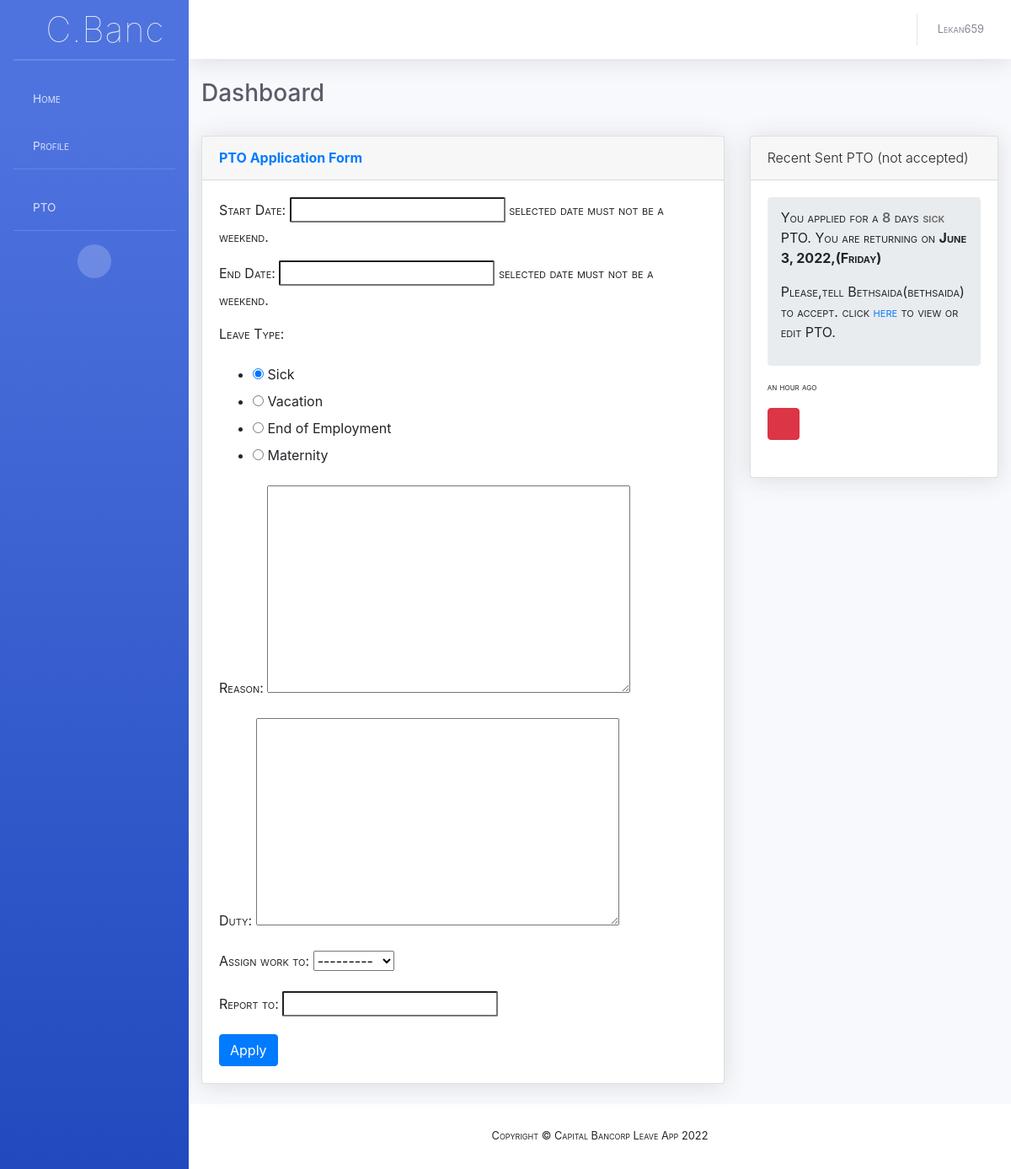
The app's page /dashboard/leave/apply/ (signed in) with its own data.
### leave/models.py (models this page shows, shortened)
class Leave(TimeStamp):
	id 					= models.UUIDField(primary_key=True, default=token, editable=False,unique=True)
	owner				= models.ForeignKey(Profile,on_delete=models.CASCADE,related_name='leaves')
	start_date 			= models.DateField(null=False,blank=False)
	end_date			= models.DateField(null=False,blank=False)
	leave_type  		= models.CharField(choices=LEAVE_TYPE,max_length=30,default=SICK,null=True,blank=False)
	reason 				= models.TextField(max_length=250,null=False,blank=False)
	duty				= models.TextField(max_length=600,null=False,blank=False)
	status				= models.CharField(max_length=15,default=PENDING)
	is_approved 		= models.BooleanField(default=False)
	approved_by 		= models.ForeignKey(User,on_delete=models.PROTECT,related_name='to_approve_leaves',null=True,blank=True)
	approved_on 		= models.DateTimeField(null=True,blank=True)
	approved_dept_head 	= models.BooleanField(default=False)
	dept_head 			= models.ForeignKey(User,on_delete=models.SET_NULL,null=True,blank=True)
	head_declined       = models.BooleanField(default=False)
	is_declined			= models.BooleanField(default=False)
	is_accepted 		= models.BooleanField(default=False)
	accepted_by 		= models.ForeignKey(User,on_delete=models.SET_NULL,null=True,blank=False,related_name='leaves_to')
	report_to			= models.CharField(max_length=250,blank=True,null=True)
	objects = LeaveManager()
	class Meta:
		verbose_name  		= 'Leave'
		verbose_name_plural = 'Leaves'
		ordering			= ['-created',]
	def leave_days_count(self):
		return int(len(calculate_leave_duration_from_dates(self.start_date,self.end_date)))
	@property
	def leave_duration(self):
		return self.leave_days_count()
	@property
	def return_leave_date(self):
		end_date = self.end_date
		try:
			leave_return_date = day_after_end_date_not_weekend(end_date)
		except:
			pass
		return leave_return_date
	@property
	def pretty_day_leave_return(self):
		return self.return_leave_date.strftime("%A")

### account/models.py (models this page shows, shortened)
class Profile(models.Model):
	user 		= models.OneToOneField(to=settings.AUTH_USER_MODEL, on_delete=models.CASCADE,related_name='profile')
	first_name	= models.CharField(max_length=250,blank=True,null=True)
	last_name	= models.CharField(max_length=250,blank=True,null=True)
	email		= models.EmailField(max_length=250,blank=True,null=True)
	department  = models.CharField(max_length=250,null=True,blank=False)
	is_head     = models.BooleanField(default = False,null=True,blank=True)
	assign_days = models.PositiveSmallIntegerField(default=settings.DEFAULT_LEAVE_DAYS,blank=True,null=True)
	pic			= models.CharField(max_length=25,null=True,blank=True)
	created		= models.DateTimeField(auto_now_add=True,auto_now=False)
	updated 	= models.DateTimeField(auto_now_add=False,auto_now=True)
	@property
	def get_full_name(self):
		if self.first_name and self.last_name:
			return ("{0} {1}".format(self.first_name,self.last_name))
		return ("{0}".format(self.user.username))
	@property
	def is_exhausted(self):
		return bool(True if int(self.assign_days) == 0 else False)

### leave/views.py (the view, shortened to what this page needs)
# urls.py: path('leave/apply/',views.create_leave,name='create_leave'),
@login_required
def create_leave(request):
	login_auth_user = request.user
	user_profile 	= login_auth_user.profile
	message_text = ''
	if login_auth_user.profile.is_exhausted:
		messages.error(request,"You have an exhausted PTO")
	else:
		pass
	form = LeaveCreateForm(login_auth_user)#Exclude request.user in form instantiation
	user_recent_sent_leaves = Leave.objects.unattended_leave().filter(owner__user = login_auth_user)
	data = dict()
	data['form'] = form
	data['recent_leaves'] = user_recent_sent_leaves
	return render(request,'dashboard/leave_create.html',data)

### leave/forms.py (shortened to what this page needs)
class LeaveCreateForm(forms.ModelForm):
	def __init__(self,user_id,*args,**kwargs):
		super(LeaveCreateForm,self).__init__(*args,**kwargs)
		"""
		Line 16 & 17
		List all users in the database excluding superuser & request.user .
		"""
		superuser_id = User.objects.filter(is_superuser = True).first().id
		self.fields['accepted_by'].queryset = User.objects.exclude(id__in = [user_id.id,superuser_id])#exclude login-user(request.user) & superuser in drop-down user list
	qryset = User.objects.all()
	accepted_by = forms.ModelChoiceField(queryset=qryset,label="Assign work to")#work on the list of users
	leave_type = forms.ChoiceField(choices=LEAVE_TYPE,label="Leave Type",required=True,initial=SICK,widget=forms.RadioSelect())
	start_date = forms.DateField(label="Start Date",required=True,help_text="selected date must not be a weekend.")
	end_date = forms.DateField(label="End Date",required=True,help_text="selected date must not be a weekend.")
	class Meta:
		model = Leave
		exclude = ['is_approved','approved_by','approved_on','is_accepted','status','owner','approved_dept_head','dept_head','is_declined','head_declined']

### core/context_processor.py (called while the page is built)
def current_year(request):
	now = datetime.date.today()
	return {"current_year":now.year}

### leave/managers.py (called while the page is built)
	def unattended_leave(self):
		return self.filter(is_accepted = False)

	def get_queryset(self):
		return LeaveQuerySet(self.model,using=self._db) #important

	def unattended_leave(self):
		return self.get_queryset().unattended_leave()

### leave/models.py (called while the page is built)
def token():
	return str(uuid.uuid4())

### leave/utils.py (called while the page is built)
def calculate_leave_duration_from_dates(sd,ed,exclude = settings.WEEKDAY_LIST):
	if sd and ed:
		dates = list()
		while sd <= ed:
			if not sd.isoweekday() in settings.WEEKDAY_LIST:
				dates.append(sd)
			sd += datetime.timedelta(days = 1)
		return dates
	return

def day_after_end_date_not_weekend(obj,iso_weekends = [6,7]):
	try:
		if isinstance(obj,datetime.datetime):
			current_date = obj.date()
		elif isinstance(obj,datetime.date):
			current_date = obj
	except:
		pass
	date_after_day = current_date + datetime.timedelta(days = 1)
	if not date_after_day.isoweekday() in iso_weekends:
		return date_after_day
	return day_after_end_date_not_weekend(date_after_day)

### templates/dashboard/leave_create.html (shortened to what this page needs)
{% extends 'dashboard/base.html' %}
{% load static %}
{% load humanize %}
   {% block message %}
           <section class="col-xl-8 col-lg-7 mb-2">
           </section>
   {% endblock %}
	 {% block card %}
      	 		 <div class="col-xl-8 col-lg-7">
                    <div class="card shadow mb-4">
                        <div class="card-header py-3 d-flex flex-row align-items-center justify-content-between">
                          <h6 class="m-0 font-weight-bold text-primary">PTO Application Form</h6>
                        </div>
                        <div class="card-body">
                  					<form action="{% url 'leave:create_leave' %}" method="POST" id="leave_create_form">
                  					  {{ form.as_p }}
                  					  <button type="submit" class="btn btn-primary">Apply
                              </button>
                  					</form>
                        </div>
                    </div>
            </div>
      	 		 <div class="col-xl-4 col-lg-5">
               <div class="card shadow mb-4">
                 <div class="card-header py-3 d-flex flex-row align-items-center justify-content-between">
                          <h6 class="m-0 font-weight-light">Recent Sent PTO (not accepted)</h6>
                 </div>
                 <div class="card-body">
                    {% if recent_leaves %}
                      {% for recent_leave in recent_leaves %}
                        <nav aria-label="breadcrumb">
                          <ol class="breadcrumb">
                            <p>
                              You applied for a <span style="font-weight: 600;color:#666;">{{ recent_leave.leave_duration }}</span> days <span style="font-weight: 600;color:#666;">{{recent_leave.leave_type}}</span> PTO.
                              <span> You are returning on <b>{{ recent_leave.return_leave_date }},({{recent_leave.pretty_day_leave_return}})</b></span>
                            </p>
                            {% if recent_leave.is_declined %}
                              <p style="color:red;font-weight:400;">
                                pto not accepted by assigned staff
                                click
                              <a href="{% url 'leave:edit_leave_by_owner' recent_leave.id %}">here</a> to assign a different staff.
                              </p>
                            {% elif recent_leave.head_declined %}
                               <p style="color: red;">
                                your pto has been declined by {{ recent_leave.dept_head.profile.get_full_name }}(head of department).
                                <a href="{% url 'leave:edit_leave_by_owner' recent_leave.id %}">here</a> to make changes.
                               </p>
                            {% else %}
                               <p>
                              Please,tell {{ recent_leave.accepted_by.profile.get_full_name|capfirst }}({{recent_leave.accepted_by.username}}) to accept. click
                              <a href="{% url 'leave:edit_leave_by_owner' recent_leave.id %}">here</a> to view or edit PTO.
                               </p>
                            {% endif %}
                          </ol>
                          <p style="font-size: 12px;">{{recent_leave.created | naturaltime }}</p>
                            <form action="{% url 'leave:edit_delete_leave' recent_leave.id %}" method="POST" class="mb-4">
                              <button class="btn btn-danger" name="delete" onclick="return confirm_delete()">
                                <i class="fa fa-trash"></i>
                              </button>
                            </form>
                        </nav>
                      {% endfor %}
                      {% else %}
                       <span style="font-weight: 100;color:#666;">You have no PTO.</span>
                    {% endif %}
                 </div>
               </div>
             </div>
	 {% endblock %}

### templates/dashboard/base.html (shortened to what this page needs)
{% load static %}
{% load humanize %}
<!DOCTYPE html>
<html lang="en">
<head>
   <link rel="stylesheet" type="text/css" href="{% static 'css/sb-admin-2.min.css' %}">
   <link rel="stylesheet" type="text/css" href="{% static 'css/site.css' %}">
   <link rel="stylesheet" type="text/css" href="{% static 'css/fontawesome-free/css/all.min.css'%}">
   <link href="https://unpkg.com/gijgo@1.9.13/css/gijgo.min.css" rel="stylesheet" type="text/css" />
   <link rel="stylesheet" href="https://maxcdn.bootstrapcdn.com/bootstrap/4.0.0/css/bootstrap.min.css">
</head>
<body id="page-top">
  <div id="wrapper">
    <ul class="navbar-nav bg-gradient-primary overide-bg sidebar sidebar-dark accordion" id="accordionSidebar">
      <a class="sidebar-brand d-flex align-items-center justify-content-center" href="{% url 'leave:dashboard' %}" style=" font-size: 2.6rem;
        font-weight: 100;
        color: #ececec;
        -webkit-font-smoothing: auto;
        text-transform: none !important;">
      <div class="sidebar-brand-icon rotate-n-15">
          <i class="fas fa-laugh-wink"></i>
        </div>
        <div class="sidebar-brand-text mx-3">
          <span style="font-weight: 100 !important;
         font-variant: none !important;">C.Banc</span>
          </div>
      </a>
      <hr class="sidebar-divider my-0">
      <hr class="sidebar-divider">
      <li class="nav-item">
        <a class="nav-link collapsed" href="{% url 'leave:dashboard' %}" data-toggle="" data-target="" aria-expanded="true" aria-controls="">
          <i class="fa fa-home" style="font-size: 1.167em"></i>
          <span>Home</span>
        </a>
      </li>
      <li class="nav-item">
        <a class="nav-link collapsed" href="#" data-toggle="collapse" data-target="#collapseTwo" aria-expanded="true" aria-controls="collapseTwo">
          <i class="fa fa-user" style="font-size: 1.167em"></i>
          <span>Profile</span>
        </a>
      </li>
      <hr class="sidebar-divider">
      <li class="nav-item">
        <a class="nav-link collapsed" href="#" data-toggle="collapse" data-target="#collapsePages" aria-expanded="true" aria-controls="collapsePages">
          <i class="fa fa-calendar" style="font-size: 1.167em"></i>
          <span>{%if request.user.is_superuser %}Staff{% endif %} PTO</span>
        </a>
      </li>
      <hr class="sidebar-divider d-none d-md-block">
      <div class="text-center d-none d-md-inline">
        <button class="rounded-circle border-0" id="sidebarToggle"></button>
      </div>
    </ul>
    <div id="content-wrapper" class="d-flex flex-column">
      <div id="content">
        <nav class="navbar navbar-expand navbar-light bg-white topbar mb-4 static-top shadow">
          <ul class="navbar-nav ml-auto">
            <li class="nav-item dropdown no-arrow">
              <a class="nav-link dropdown-toggle" href="#" id="userDropdown" role="button" data-toggle="dropdown" aria-haspopup="true" aria-expanded="false">
                <span class="mr-2 d-none d-lg-inline text-gray-600 small">{% if request.user.is_authenticated %}{{ request.user.username|capfirst }}{% endif %}</span>
              </a>
            </li>
          </ul>
        </nav>
        <div class="container-fluid">
          <div class="d-sm-flex align-items-center justify-content-between mb-4">
            <h1 class="h3 mb-0 text-gray-800">Dashboard</h1>
          </div>
          <div class="row">
            {% block message %}{% endblock %}
          </div>
          <div class="row">
            {% block card %}
            {% endblock %}
        </div>
      </div>
      <footer class="sticky-footer bg-white">
        <div class="container my-auto">
          <div class="copyright text-center my-auto">
            <span>Copyright &copy; Capital Bancorp Leave App {{current_year}}</span>
          </div>
        </div>
      </footer>
    </div>
  </div>
</body>
</html>

### static/css/site.css (style rules this page uses)
input { border-radius:2px !important; }

### templates/dashboard/base.html (style rules this page uses)
p,span { font-variant: petite-caps; font-weight: 400; }

### records on screen
Leave: leave_duration "8", leave_type "sick", return_leave_date "June 3, 2022", pretty_day_leave_return "Friday", accepted_by.profile.get_full_name "Bethsaida", accepted_by.username "bethsaida", created "an hour ago"

### other values on screen
{{ request.user.username|capfirst }} "Lekan659"
